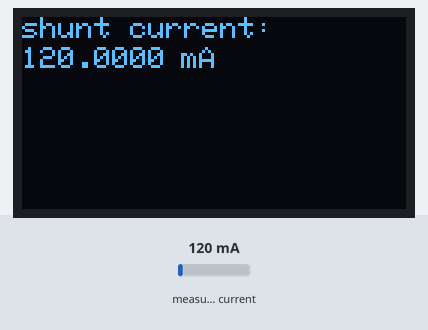
Bench run of a sketch on a simulated Arduino Uno, built with avr-gcc and run on an emulated ATmega328P. On the bench: 128×64 one-colour display. The test bench sets the inputs (shaded band); at power-on: measured current 120 mA. The display library's start-up logo is not drawn.

Above: at 1.2 s.
1.3 s: measured current set to 40 mA
At 2.4 s:
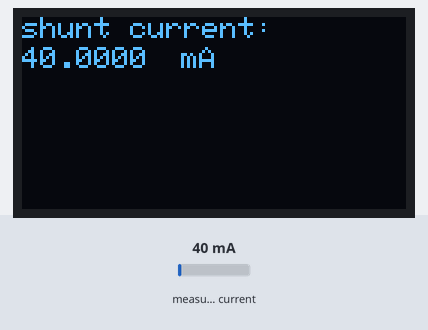
3.6 s: measured current set to 500 mA
At 5.1 s:
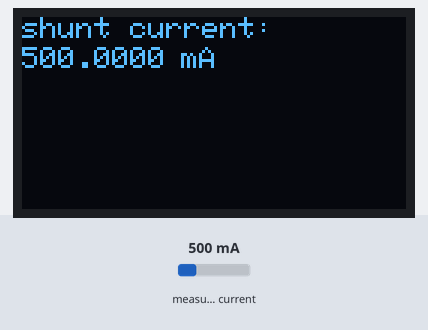
5.7 s: measured current set to 1000 mA
At 6.6 s:
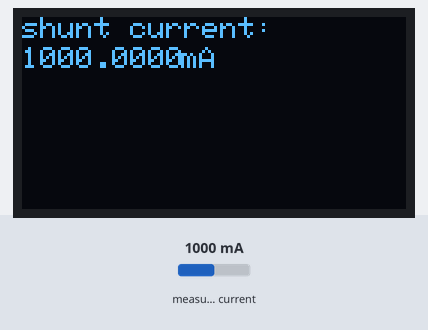
Timing chart, 0 to 8.7 s (numbered marks = the images above; inputs shaded):
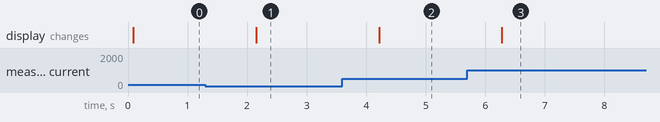

Measured:
- after the input at 1.3 s, the display: changes after 0.85 s (image 1)
- after the input at 3.6 s, the display: changes after 0.62 s (image 2)
- after the input at 5.7 s, the display: changes after 0.58 s (image 3)

The sketch:

Arduino_Current_Monitor_V1.0.ino
```cpp
/*
 * Arduino Current Monitoring
 * with INA219 Module
 *
 *
 * by Niyas Thalappil
 *
 * www.youtube.com/c/NiyasThalappil
 * NiyazThalappil@gmail.com
 *
 */


#include <Wire.h>                                   // Include the Wire lib as we are using I2C
#include <INA219.h>                                 // We need the INA219 lib to use the sensor
#include <Adafruit_GFX.h>                           // grafix lib for the OLED
#include <Adafruit_SSD1306.h>                       // I2C OLED lib
#define OLED_RESET 4
Adafruit_SSD1306 display(OLED_RESET);               //OLED lib call
INA219 monitor;                                     //INA219 lib call


void setup()
{

   monitor.begin();
   display.begin(SSD1306_SWITCHCAPVCC, 0x3C);
   display.display();
   display.clearDisplay();
}

void loop()
{

  display.setTextSize(1);
  display.setTextColor(WHITE);
  display.setCursor(0,0);

  display.print("shunt current: ");
  display.setCursor(0,10);
  display.print(monitor.shuntCurrent() * 1000, 4);
  display.setCursor(47,10);
  display.println(" mA");
  display.display();
  delay(1000);
  display.clearDisplay();
}
```
